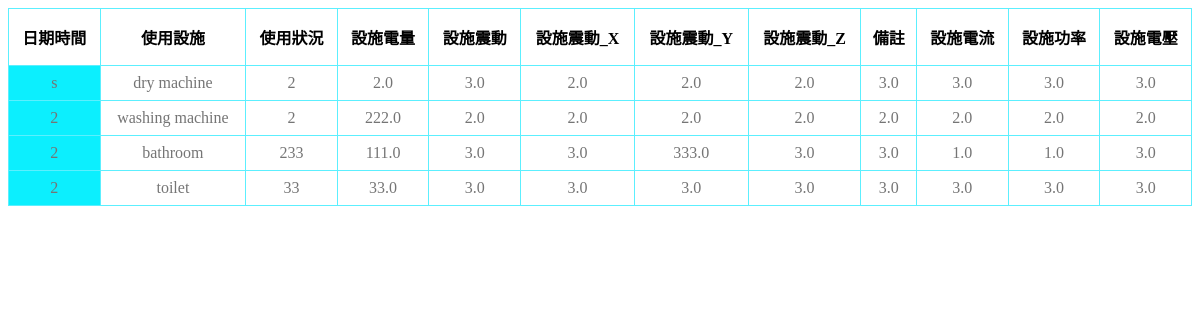
The page /dorm/info3/ on the database its author committed.
### dorm/models.py (models this page shows, shortened)
class facilities_thirdfloor(models.Model):
	Date = models.CharField(max_length = 30)
	facilities_name = models.CharField(max_length = 20)
	facilities_useage = models.CharField(max_length = 10)
	battery = models.FloatField()
	Acce_X = models.FloatField()
	Acce_Y = models.FloatField()
	Acce_Z = models.FloatField()
	Acce = models.FloatField()
	Temp = models.FloatField()
	Current = models.FloatField()
	Voltage = models.FloatField()
	Power = models.FloatField()

### dorm/views.py (the view)
# urls.py: path('info3/', views.FacilitiesViewSet3.get, name='dorm'),
    def get(request):
        template_name = 'dorm.html'
        queryset = facilities_thirdfloor.objects.all()
        return render(request, template_name, {"context":queryset})

### dorm/templates/dorm.html (shortened to what this page needs)
<!DOCTYPE html>
<html lang="en">
<head>
    {% load static %}
    <link rel="stylesheet" href="{% static '/css/dorm.css' %}">
</head>
<body>
    {% load static %}
    <table>
        <thead>
            <tr>
                <th>日期時間</th>
                <th>使用設施</th>
                <th>使用狀況</th>
                <th>設施電量</th>
                <th>設施震動</th>
                <th>設施震動_X</th>
                <th>設施震動_Y</th>
                <th>設施震動_Z</th>
                <th>備註</th>
                <th>設施電流</th>
                <th>設施功率</th>
                <th>設施電壓</th>
            </tr>
        </thead>
        <tbody>
            {% for data in context%}
                <tr>
                    <td class='date'>{{ data.Date }}</td>
                    <td class='facilities name'>{{ data.facilities_name }}</td>
                    <td class='facilities useage'>{{ data.facilities_useage }}</td>
                    <td class='facilities battery'>{{ data.battery }}</td>
                    <td class='facilities Acce'>{{ data.Acce }}</td>
                    <td class='facilities Acce_X'>{{ data.Acce_X }}</td>
                    <td class='facilities Acce_Y'>{{ data.Acce_Y }}</td>
                    <td class='facilities Acce_Z'>{{ data.Acce_Z }}</td>
                    <td class='facilities Temp'>{{ data.Temp }}</td>
                    <td class='facilities Current'>{{ data.Current }}</td>
                    <td class='facilities Power'>{{ data.Power }}</td>
                    <td class='facilities Voltage'>{{ data.Voltage }}</td>
                </tr>
            {% endfor%}
        </tbody>
    </table>
</body>
</html>

### dorm/static/css/dorm.css (style rules this page uses)
table { border: 0; border-collapse: collapse; border-radius: 8px; width: 100%; }
th { border: solid 1px #5ceffe; padding: 16px 8px; }
td { border: solid 1px #5ceffe; text-align: center; padding: 8px; color: #757575; }
.date { background-color: #0ceffe; }

### rows shown on the page
facilities_thirdfloor: Date "s", facilities_name "dry machine", facilities_useage "2", battery "2.0", Acce "3.0", Acce_X "2.0", Acce_Y "2.0", Acce_Z "2.0", Temp "3.0", Current "3.0", Power "3.0", Voltage "3.0"
facilities_thirdfloor: Date "2", facilities_name "washing machine", facilities_useage "2", battery "222.0", Acce "2.0", Acce_X "2.0", Acce_Y "2.0", Acce_Z "2.0", Temp "2.0", Current "2.0", Power "2.0", Voltage "2.0"
facilities_thirdfloor: Date "2", facilities_name "bathroom", facilities_useage "233", battery "111.0", Acce "3.0", Acce_X "3.0", Acce_Y "333.0", Acce_Z "3.0", Temp "3.0", Current "1.0", Power "1.0", Voltage "3.0"
facilities_thirdfloor: Date "2", facilities_name "toilet", facilities_useage "33", battery "33.0", Acce "3.0", Acce_X "3.0", Acce_Y "3.0", Acce_Z "3.0", Temp "3.0", Current "3.0", Power "3.0", Voltage "3.0"
